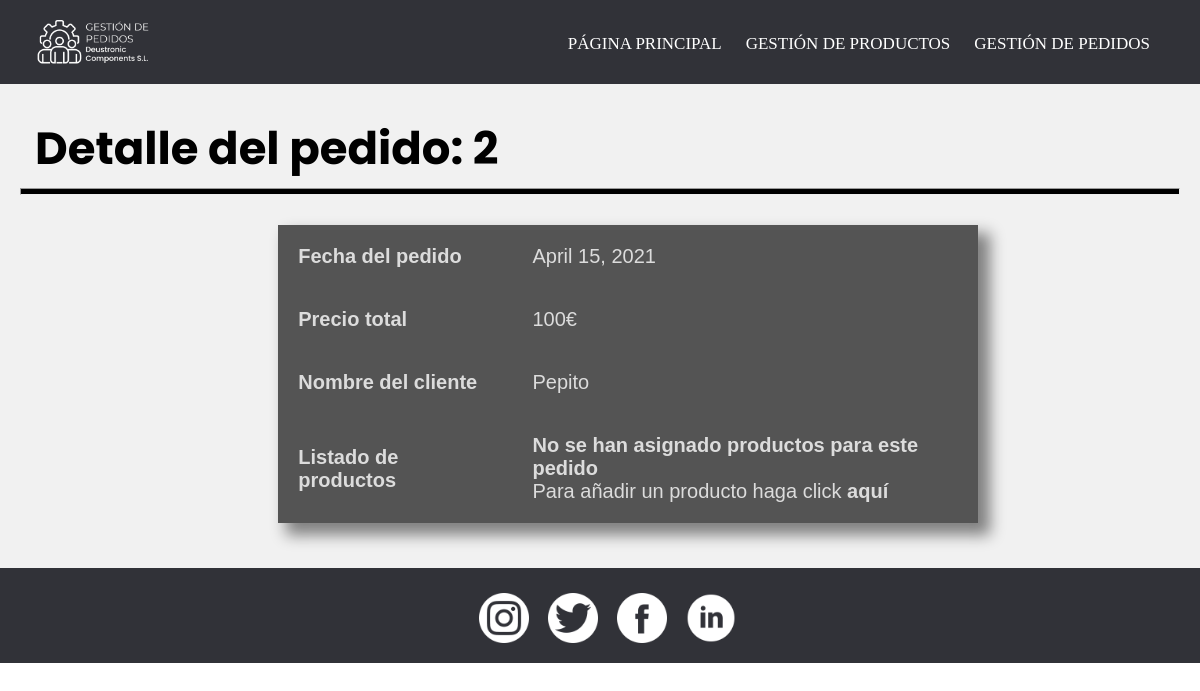
/gestionDePedidos/detallePedido/2/, run on an earlier commit of the app's database.
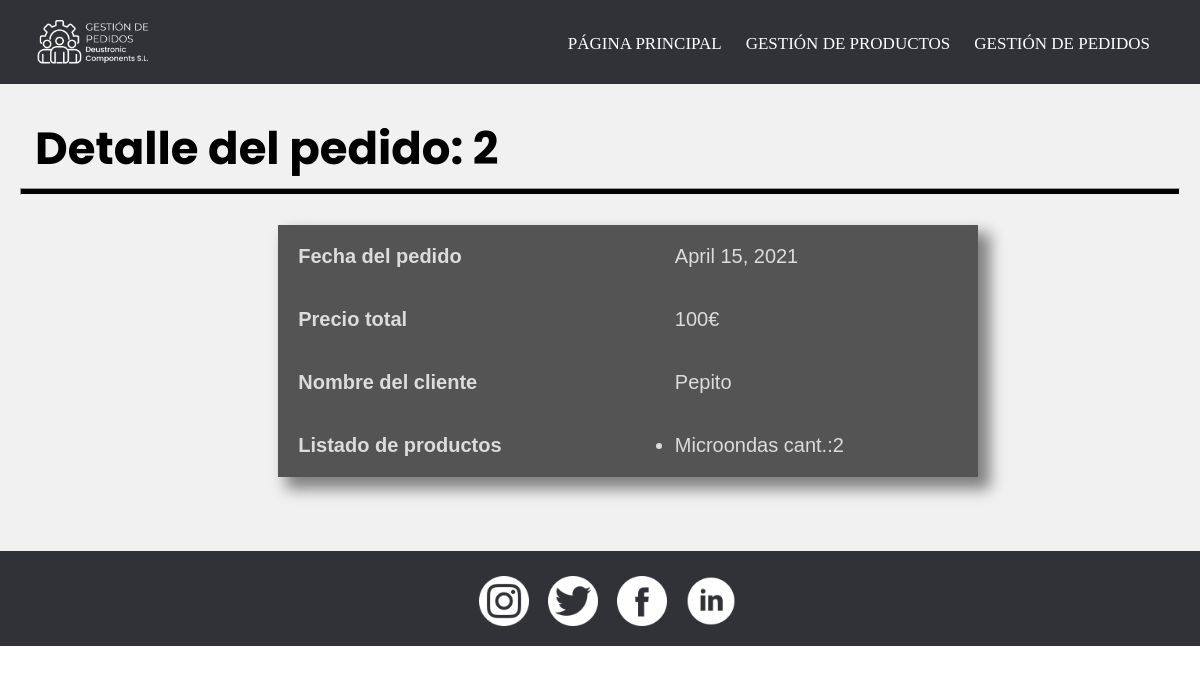
And on a later commit of the database.
### appGestionDePedidos/models.py (models this page shows)
class Compone(models.Model):
    producto = models.ForeignKey(Producto, on_delete=models.CASCADE)
    pedido = models.ForeignKey(Pedido, on_delete=models.CASCADE)
    cantidad = models.IntegerField(default='1')

class Producto(models.Model):
    precio = models.IntegerField()
    nombre = models.CharField(max_length=50)
    descripcion = models.TextField(max_length=50)
    categoria = models.CharField(max_length=50)
    componentes = models.ManyToManyField(Componente, through = 'Consta') #esto nos crea la tabla intermedia de la n-m invisible producto-componente
    def __str__(self):
        return self.nombre

### appGestionDePedidos/views.py (the view)
# urls.py: path('detallePedido/<int:pk>/', PedidoDetailView.as_view(), name = 'detallePedido'),
class PedidoDetailView(DetailView):
        model = Pedido
        template_name = 'detallePedido.html'
        context_object_name = 'detalle_pedido'

### appGestionDePedidos/models.py (called while the page is built)
    def __str__(self):
        return self.nombre

### appGestionDePedidos/templates/detallePedido.html
{% extends "base.html" %}
{% load static %}
{% block content %}
    <header>
        <h2 class="pagSecundarias">Detalle del pedido: {{detalle_pedido.id}}</h2>
        <hr>
    </header>
    <div class="detalle">
        <table>
            <tr>
                <th>Fecha del pedido</th>
                <td>{{ detalle_pedido.fecha }}</td>
            </tr>
            <tr>
                <th>Precio total</th>
                <td>{{ detalle_pedido.precioTotal }}€</td>
            </tr>
            <tr>
                <th>Nombre del cliente</th>
                <td>{{ detalle_pedido.cliente }}</td>
            </tr>
            <tr>
                <th>Listado de productos</th>
                <td>
                    {% if detalle_pedido.compone_set.all %}
                        <ul>
                            {% for productos in detalle_pedido.compone_set.all %}
                                <li>{{productos.producto}} cant.:{{productos.cantidad}}</li>
                            {% endfor %}
                        </ul>
                    {% else %}
                        <h4>No se han asignado productos para este pedido</h4>
                        <p>Para añadir un producto haga click <a href="{% url 'anyadirProducto' %}">aquí</a></p>
                    {% endif %}
                </td>
            </tr>
        </table>
    </div>
{% endblock %}

What changed in the data, as far as the page shows it:
added Compone: producto "Microondas", cantidad "2"
Also different on the page:
text no longer shown: "No se han asignado productos para este pedido Para añadir un producto haga click aquí"
